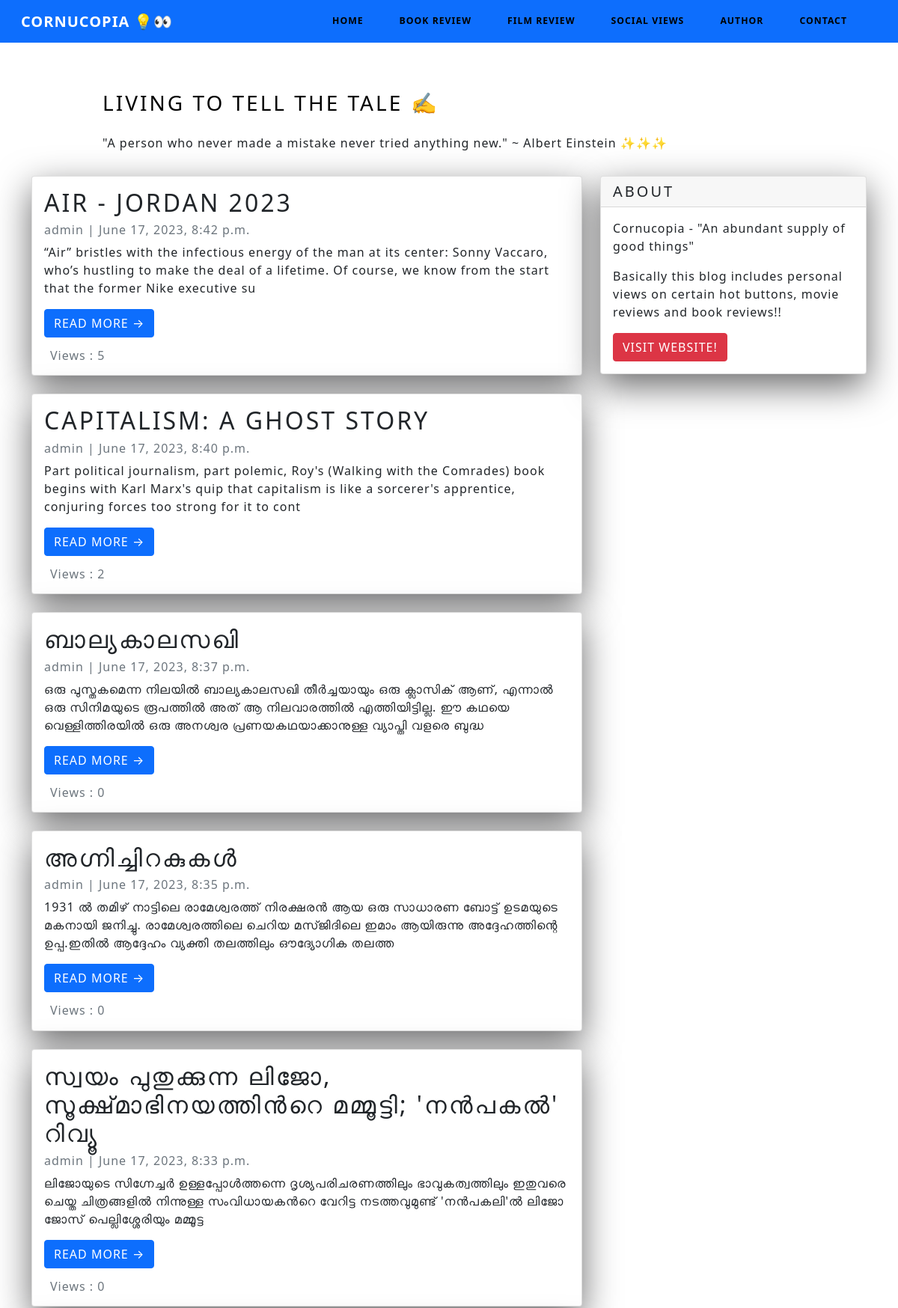
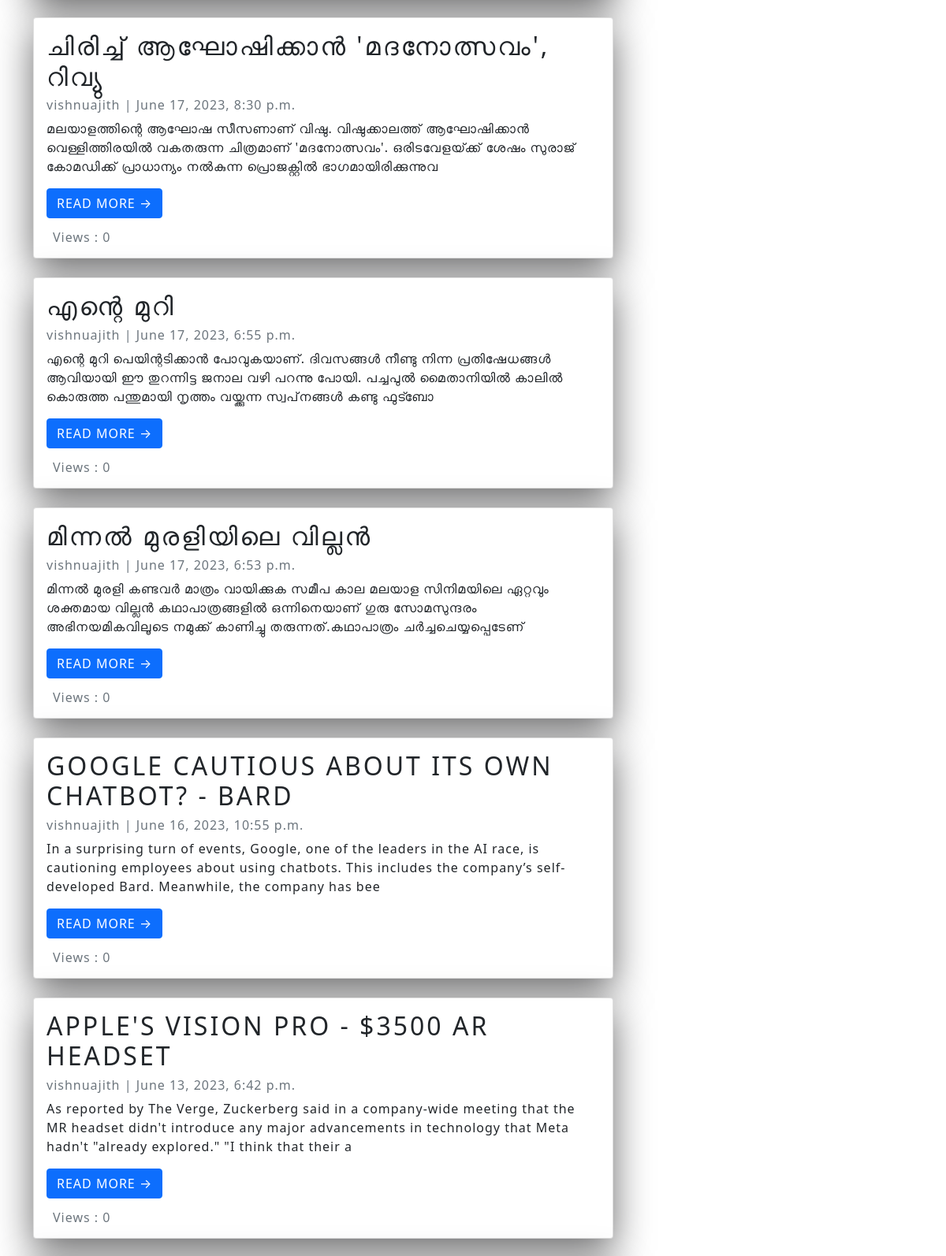
The page / (upper part) on the database its author committed (2 pictures, top to bottom).
### App/models.py (models this page shows)
class Post(models.Model):
    title = models.CharField(max_length = 200, unique=True)
    slug = models.SlugField(max_length = 200, unique=True)
    author = models.ForeignKey(User, on_delete=models.CASCADE, related_name='blog_posts')
    created_on = models.DateTimeField(auto_now_add=True)
    updated_on = models.DateTimeField(auto_now_add=True)
    content = models.TextField()
    status = models.IntegerField(choices=STATUS, default=0)
    image = models.ImageField(upload_to='media/', blank=True, null=True)
    type = models.CharField(max_length=20, choices=TYPE_CHOICES, default='general')
    view_count = models.PositiveIntegerField(default=0)

### App/views.py (the view)
# urls.py: path('', views.PostList.as_view(), name="home"),
class PostList(generic.ListView):
    queryset = Post.objects.filter(status=1).order_by('-created_on')
    template_name = 'index.html'

### App/templates/index.html (shortened to what this page needs)
{% extends "base.html" %}
{% block content %}
<header class="masthead">
  <div class="container">
    <div class="row">
      <div class=" col-md-8 col-md-10 mx-auto">
        <div class="site-heading">
          <h3 class=" site-heading my-4 mt-3 text-black"> Living to tell the tale ✍️ </h3>
          <p class="text-dark">"A person who never made a mistake never tried anything new." ~ Albert Einstein ✨✨✨ </p>
        </div>
      </div>
    </div>
  </div>
</header>
<div class="container">
  <div class="row">
    <div class="col-md-8 mt-3 left">
      {% for post in post_list %}
      {% if post.type == 'general' %}
      <div class="card mb-4">
        <div class="card-body">
          <h2 class="card-title">{{ post.title }}</h2>
          <p class="card-text text-muted h6">{{ post.author }} | {{ post.created_on}} </p>
          <p class="card-text">{{post.content|slice:":200"}}</p>
          <a href="{% url 'post_detail' post.slug  %}" class="btn btn-primary" onclick="incrementCounter('{{ post.id }}')">Read More &rarr;</a>
          <p class="card-text text-muted h6" style="margin-top: 15px;margin-left: 8px;">Views : {{ post.view_count }}</p>
        </div>
      </div>
      {% endif %}
      {% if post.type == 'book' %}
      <div class="card mb-4">
        <div class="card-body">
          <h2 class="card-title">{{ post.title }}</h2>
          <p class="card-text text-muted h6">{{ post.author }} | {{ post.created_on}} </p>
          <p class="card-text">{{post.content|slice:":200"}}</p>
          <a href="{% url 'post_detail' post.slug  %}" class="btn btn-primary" onclick="incrementCounter('{{ post.id }}')">Read More &rarr;</a>
          <p class="card-text text-muted h6" style="margin-top: 15px;margin-left: 8px;">Views : {{ post.view_count }}</p>
        </div>
      </div>
      {% endif %}
      {% if post.type == 'film' %}
      <div class="card mb-4">
        <div class="card-body">
          <h2 class="card-title">{{ post.title }}</h2>
          <p class="card-text text-muted h6">{{ post.author }} | {{ post.created_on}} </p>
          <p class="card-text">{{post.content|slice:":200"}}</p>
          <a href="{% url 'post_detail' post.slug  %}" class="btn btn-primary" onclick="incrementCounter('{{ post.id }}')">Read More &rarr;</a>
          <p class="card-text text-muted h6" style="margin-top: 15px;margin-left: 8px;">Views : {{ post.view_count }}</p>
        </div>
      </div>
      {% endif %}
      {% endfor %}
    </div>
    {% block sidebar %}
    {% include 'sidebar.html' %}
    {% endblock sidebar %}
  </div>
</div>
{%endblock%}

### App/templates/sidebar.html (style rules this page uses)
.card { box-shadow: 0 16px 48px #6a6a6b; }

### rows shown on the page
Post: title "AIR - JORDAN 2023", author "admin", created_on "June 17, 2023, 8:42 p.m.", content "“Air” bristles with the infectious energy of the man at its center: Sonny Vaccaro, who’s hustling to make the deal of a lifetime. Of course, we know from the start that the former Nike executive su", view_count "5"
Post: title "CAPITALISM: A GHOST STORY", author "admin", created_on "June 17, 2023, 8:40 p.m.", content "Part political journalism, part polemic, Roy's (Walking with the Comrades) book begins with Karl Marx's quip that capitalism is like a sorcerer's apprentice, conjuring forces too strong for it to cont", view_count "2"
Post: title "ബാല്യകാലസഖി", author "admin", created_on "June 17, 2023, 8:37 p.m.", content "ഒരു പുസ്തകമെന്ന നിലയിൽ ബാല്യകാലസഖി തീർച്ചയായും ഒരു ക്ലാസിക് ആണ്, എന്നാൽ ഒരു സിനിമയുടെ രൂപത്തിൽ അത് ആ നിലവാരത്തിൽ എത്തിയിട്ടില്ല. ഈ കഥയെ വെള്ളിത്തിരയിൽ ഒരു അനശ്വര പ്രണയകഥയാക്കാനുള്ള വ്യാപ്തി വളരെ ബുദ്ധ", view_count "0"
Post: title "അഗ്നിച്ചിറകുകൾ", author "admin", created_on "June 17, 2023, 8:35 p.m.", content "1931 ൽ തമിഴ് നാട്ടിലെ രാമേശ്വരത്ത് നിരക്ഷരൻ ആയ ഒരു സാധാരണ ബോട്ട് ഉടമയുടെ മകനായി ജനിച്ചു. രാമേശ്വരത്തിലെ ചെറിയ മസ്ജിദിലെ ഇമാം ആയിരുന്നു അദ്ദേഹത്തിന്റെ ഉപ്പ.ഇതിൽ ആദ്ദേഹം വ്യക്തി തലത്തിലും ഔദ്യോഗിക തലത്ത", view_count "0"
Post: title "സ്വയം പുതുക്കുന്ന ലിജോ, സൂക്ഷ്‍മാഭിനയത്തിന്‍റെ മമ്മൂട്ടി; 'നന്‍പകല്‍' റിവ്യൂ", author "admin", created_on "June 17, 2023, 8:33 p.m.", content "ലിജോയുടെ സിഗ്നേച്ചര്‍ ഉള്ളപ്പോള്‍ത്തന്നെ ദൃശ്യപരിചരണത്തിലും ഭാവുകത്വത്തിലും ഇതുവരെ ചെയ്ത ചിത്രങ്ങളില്‍ നിന്നുള്ള സംവിധായകന്‍റെ വേറിട്ട നടത്തവുമുണ്ട് 'നന്‍പകലി'ല്‍ ലിജോ ജോസ് പെല്ലിശ്ശേരിയും മമ്മൂട്ട", view_count "0"
Post: title "ചിരിച്ച് ആഘോഷിക്കാന്‍ 'മദനോത്സവം', റിവ്യു", author "vishnuajith", created_on "June 17, 2023, 8:30 p.m.", content "മലയാളത്തിന്റെ ആഘോഷ സീസണാണ് വിഷു. വിഷുക്കാലത്ത് ആഘോഷിക്കാന്‍ വെള്ളിത്തിരയില്‍ വകതരുന്ന ചിത്രമാണ് 'മദനോത്സവം'. ഒരിടവേളയ്‍ക്ക് ശേഷം സുരാജ് കോമഡിക്ക് പ്രാധാന്യം നല്‍കുന്ന പ്രൊജക്റ്റില്‍ ഭാഗമായിരിക്കുന്നുവ", view_count "0"
Post: title "എന്റെ മുറി", author "vishnuajith", created_on "June 17, 2023, 6:55 p.m.", content "എന്റെ മുറി പെയിന്റടിക്കാൻ പോവുകയാണ്. ദിവസങ്ങൾ നീണ്ടു നിന്ന പ്രതിഷേധങ്ങൾ ആവിയായി ഈ തുറന്നിട്ട ജനാല വഴി പറന്നു പോയി. പച്ചപുൽ മൈതാനിയിൽ കാലിൽ കൊരുത്ത പന്തുമായി നൃത്തം വയ്ക്കുന്ന സ്വപ്‌നങ്ങൾ കണ്ടു ഫുട്ബോ", view_count "0"
Post: title "മിന്നൽ മുരളിയിലെ വില്ലൻ", author "vishnuajith", created_on "June 17, 2023, 6:53 p.m.", content "മിന്നൽ മുരളി കണ്ടവർ മാത്രം വായിക്കുക സമീപ കാല മലയാള സിനിമയിലെ ഏറ്റവും ശക്തമായ വില്ലൻ കഥാപാത്രങ്ങളിൽ ഒന്നിനെയാണ് ഗുരു സോമസുന്ദരം അഭിനയമികവിലൂടെ നമുക്ക് കാണിച്ചു തരുന്നത്.കഥാപാത്രം ചർച്ചചെയ്യപ്പെടേണ്", view_count "0"
Post: title "GOOGLE CAUTIOUS ABOUT ITS OWN CHATBOT? - BARD", author "vishnuajith", created_on "June 16, 2023, 10:55 p.m.", content "In a surprising turn of events, Google, one of the leaders in the AI race, is cautioning employees about using chatbots. This includes the company’s self-developed Bard. Meanwhile, the company has bee", view_count "0"
Post: title "APPLE'S VISION PRO - $3500 AR HEADSET", author "vishnuajith", created_on "June 13, 2023, 6:42 p.m.", content "As reported by The Verge, Zuckerberg said in a company-wide meeting that the MR headset didn't introduce any major advancements in technology that Meta hadn't \"already explored.\" \"I think that their a", view_count "0"
